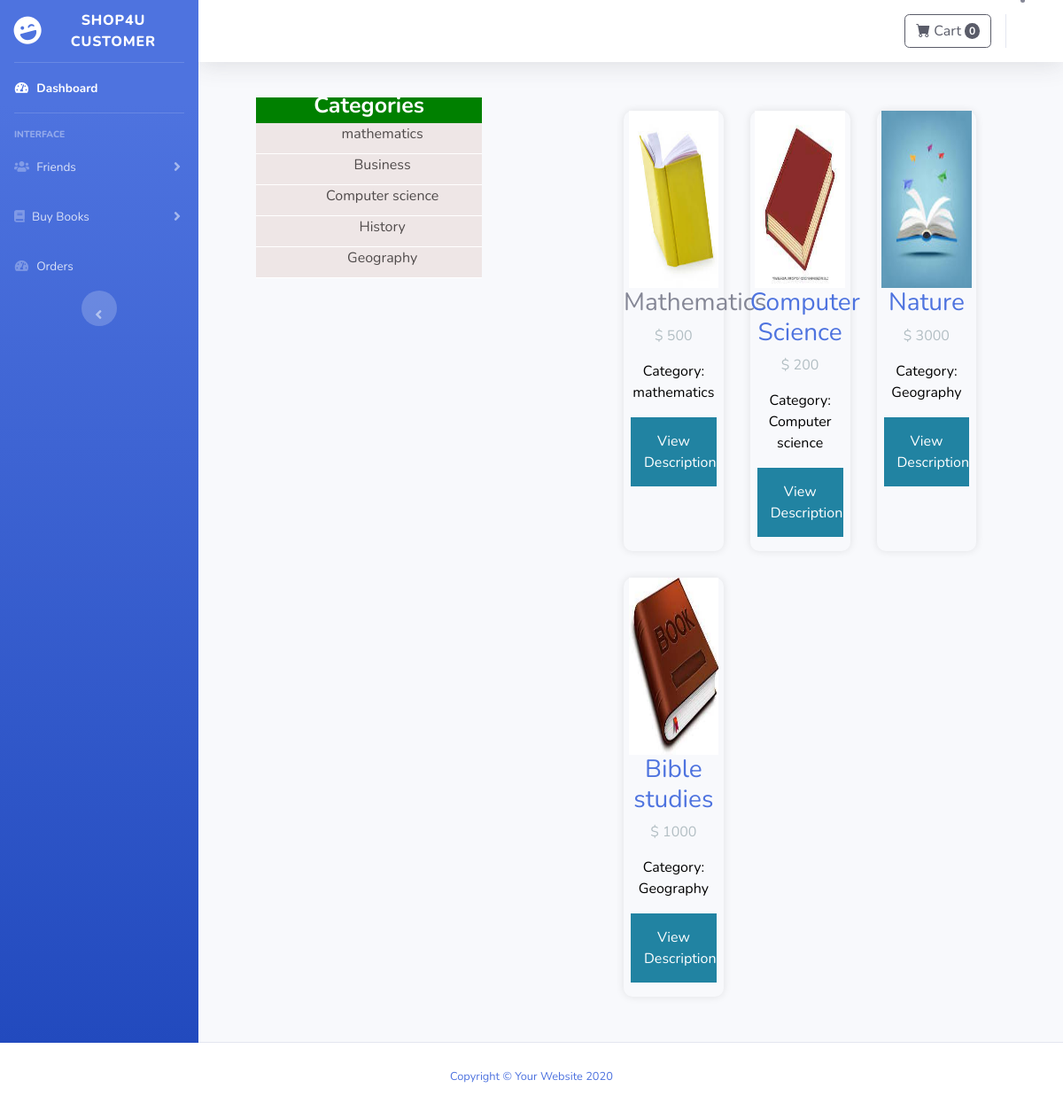
/customer/index.php, run on the app's committed database.
### tables this page shows
CREATE TABLE IF NOT EXISTS `categories` (
  `categoryId` int(11) NOT NULL,
  `name` varchar(200) NOT NULL,
  `description` varchar(200) NOT NULL
);

CREATE TABLE IF NOT EXISTS `books` (
  `bookId` int(11) NOT NULL,
  `title` varchar(200) NOT NULL,
  `author` varchar(200) NOT NULL,
  `description` varchar(200) NOT NULL,
  `category` varchar(200) NOT NULL,
  `price` double NOT NULL,
  `image` text NOT NULL,
  `bookstoreName` varchar(200) NOT NULL
);

### customer/index.php (the view, shortened to what this page needs)
<!DOCTYPE html>
<html lang="en">
<?php include 'functions.php';
$user=$_SESSION['user']['username'];
$sql = "select * FROM orders where username = '$user'";
$mysqliStatus = $db->query($sql);
$rows_count_value = mysqli_num_rows($mysqliStatus);
?>
<head>
    <link rel="stylesheet" type="text/css" href="style.css">
    <link rel="stylesheet" type="text/css" href="../style1.css">
        <link href="https://cdn.jsdelivr.net/npm/bootstrap-icons@1.5.0/font/bootstrap-icons.css" rel="stylesheet" />
    <link href="vendor/fontawesome-free/css/all.min.css" rel="stylesheet" type="text/css">
    <link href="css/sb-admin-2.min.css" rel="stylesheet">
</head>
<body id="page-top">
    <div id="wrapper">
        <ul class="navbar-nav bg-gradient-primary sidebar sidebar-dark accordion" id="accordionSidebar">
            <a class="sidebar-brand d-flex align-items-center justify-content-center" href="index.html">
                <div class="sidebar-brand-icon rotate-n-15">
                    <i class="fas fa-laugh-wink"></i>
                </div>
                <div class="sidebar-brand-text mx-3">Shop4U Customer<sup></sup></div>
            </a>
            <hr class="sidebar-divider my-0">
            <li class="nav-item active">
                <a class="nav-link" href="index.php">
                    <i class="fas fa-fw fa-tachometer-alt"></i>
                    <span>Dashboard</span></a>
            </li>
            <hr class="sidebar-divider">
            <div class="sidebar-heading">
                Interface
            </div>
            <li class="nav-item">
                <a class="nav-link collapsed" href="#" data-toggle="collapse" data-target="#collapseTwo"
                    aria-expanded="true" aria-controls="collapseTwo">
                   <i class="fas fa-solid fa-users"></i>
                    <span>Friends</span>
                </a>
            </li>
            <li class="nav-item">
                <a class="nav-link collapsed" href="#" data-toggle="collapse" data-target="#collapseUtilities"
                    aria-expanded="true" aria-controls="collapseUtilities">
                    <i class="fas fa-solid fa-book"></i>
                    <span>Buy Books</span>
                </a>
            </li>
            <li class="nav-item">
                <a class="nav-link" href="order-list.php">
                    <i class="fas fa-fw fa-tachometer-alt"></i>
                    <span>Orders</span></a>
            </li>
            <div class="text-center d-none d-md-inline">
                <button class="rounded-circle border-0" id="sidebarToggle"></button>
            </div>
        </ul>
        <div id="content-wrapper" class="d-flex flex-column">
            <div id="content">
                <nav class="navbar navbar-expand navbar-light bg-white topbar mb-4 static-top shadow">
                        <div class="dflex">
                        <a class="btn btn-outline-dark" href="cart.php" type="submit">
                            <i class="bi-cart-fill me-1"></i>
                            Cart
                            <span class="badge bg-dark text-white ms-1 rounded-pill"><?php echo $rows_count_value; ?></span>
                        </a>
                    </div>
                        <li class="nav-item dropdown no-arrow">
                            <a class="nav-link dropdown-toggle" href="#" id="userDropdown" role="button"
                                data-toggle="dropdown" aria-haspopup="true" aria-expanded="false">
                            </a>
                        </li>
                </nav>
                        <div class="card-header py-3">
                            <div id="primary_right">
                    <br>
            <div class="ta">
            <div class="td">
            <div class="tb">
<div class="title_box">Categories</div>
      <ul class="left_menu">
        <?php
            categories();
        ?>
                            <div class="right_menu">
                <?php
                            $result = mysql_query("SELECT* from books inner JOIN categories on books.category=categories.categoryId") or die(mysql_error());
                            $res = mysql_numrows($result);
                            if($res == 0){
                               echo '<image src = "../images/images.png" width="160" height="200">';
                            echo'<h2> <font color="black" size="3px">No Book Available in this Category</h2></font>';
                            echo'</div>';
                            }else {
                            while($row=mysql_fetch_array($result)){
                                                            echo '<div class="gallery">';
      echo '<div class="content">';
                            echo '<image src = "../bookstore/images/books/'.$row['image'].'" width="160" height="200">';
                            echo'<h3>'.$row['title'].'</font></h3>';
                            echo'<p>$ '.$row['price'].'</p></font>';
                            echo'<p> <font color="black" size="3px">Category: '.$row['name'].'</p></font>';
                            echo'<p><button class = "buy-1"><a href="book-details.php?id='. $row['bookId'] . '"><font color="white" name="btn">View Description</font></button></p>';
                            echo'</div>';
                            }
                        }
                            ?>
</div>
</div>
</div>
                        </div>
                        </div>
                    </div>
</body>
</html>
<?php
function categories(){
        $query = mysql_query("SELECT * FROM categories") or die (mysql_error());
        while($row = mysql_fetch_array($query)){
                echo "<li class = 'even'><a href ='category.php?id=".$row['categoryId']."'>".$row['name']."</a></li>";
            }
        echo "</ul>";
        }
        ?>
            <footer class="sticky-footer bg-white">
                <div class="container my-auto">
                    <div class="copyright text-center my-auto">
                        <span>Copyright &copy; Your Website 2020</span>
                    </div>
                </div>
            </footer>
</body>
</html>

### customer/style.css (style rules this page uses)
#primary_right { margin-top: 00px; text-align: center; margin-left:-255px; min-height:500px; overflow:hidden; }
.dflex { clear: all; justify-content: center; text-align: center; }
.title_box { width:30%; height:35px; margin-top: -150px; background: green; text-align:center; font-size:25px; font-weight:bold; color:#fff; line-height:30px; }
ul.left_menu { width:30%; padding:0px; margin-left: 0px; list-style:none; }
ul.left_menu li { margin:0px; list-style:none; }
ul.left_menu li.even a { height:35px; display:block; background:url(images/checked.png) no-repeat left #eee6e6; background-position:5px 5px; border-bottom:1px #FFFFFF solid; text-decoration:none; text-align: center; color:#504b4b; padding:0 0 0 30px; line-height:25px; }
.right_menu { margin-left: 350px; margin-top: -110px; clear: all; margin-right: 0px; clear: both; }
.ta { margin-left: 280px; margin-right: 20px; margin-bottom: 100px; }
.td { width: 100%; float: left; margin-top: 100px; border-radius: 5px; clear: both; }
.tb { padding: 20px; }

### style1.css (style rules this page uses)
.content a { text-decoration: none; }
a { text-decoration: none; }
.gallery { display: flex; flex-wrap: wrap; width: 100%; justify-content: left; align-items: left; text-decoration: none; padding-left: 50px; clear: both; margin-top: -220px; }
.content { width: 25%; margin: 15px; justify-content: left; align-items: left; box-sizing: border-box; float: left; text-align: center; border-radius:10px; border-top-right-radius: 10px; border-bottom-right-radius: 10px; padding-top: 10px; box-shadow: 0 0 10px rgba(0, 0, 0, 0.1); transition: .4s; padding: 0px; }
.content img { width: 90%; height: 200px; text-align: center; margin: 0 auto; display: block; }
p { text-align: center; color: #b2bec3; padding: 0 8px; text-decoration: none; }
button { text-align: center; font-size: 24px; color: #fff; width: 100%; padding: 15px; border:0px; outline: none; cursor: pointer; margin-top: 5px; border-bottom-right-radius: 10px; border-bottom-left-radius: 10px; }
.buy-1 { background-color: #2183a2; }

### data on the page
categories: name "mathematics"
categories: name "Business"
categories: name "Computer science"
categories: name "History"
categories: name "Geography"
books: image (picture), title "Mathematics", price "500", categories.name "mathematics"
books: image (picture), title "Computer Science", price "200", categories.name "Computer science"
books: image (picture), title "Nature", price "3000", categories.name "Geography"
books: image (picture), title "Bible studies", price "1000", categories.name "Geography"

### other printed values
$rows_count_value "0"
